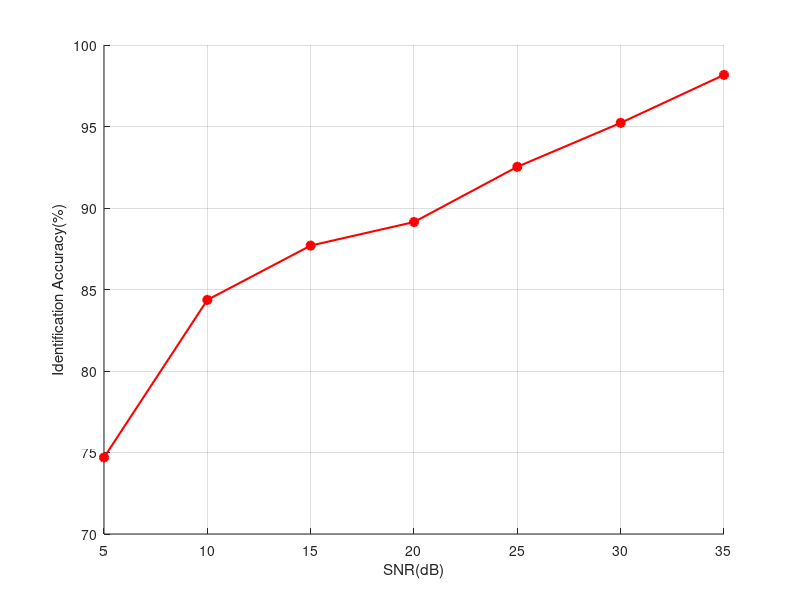

Source code (MATLAB):
clc;
close all;
clear;

figure;
hold on;
x = [5 10 15 20 25 30 35];
y1 = [74.694, 84.361, 87.694, 89.139, 92.528, 95.222, 98.167];
plot(x, y1, 'r-', 'Marker', 'o', 'MarkerFaceColor', 'r', 'LineWidth', 1.5);
xlabel('SNR(dB)');
ylabel('Identification Accuracy(%)');
grid on;
% legend('Location A', 'Location B', 'Location A,B', ...
%     'Location B Train, A Test', 'Location A Train, B Test', 'location', 'southeast');
%xlim([13 37]);
%ylim([91 98]);
